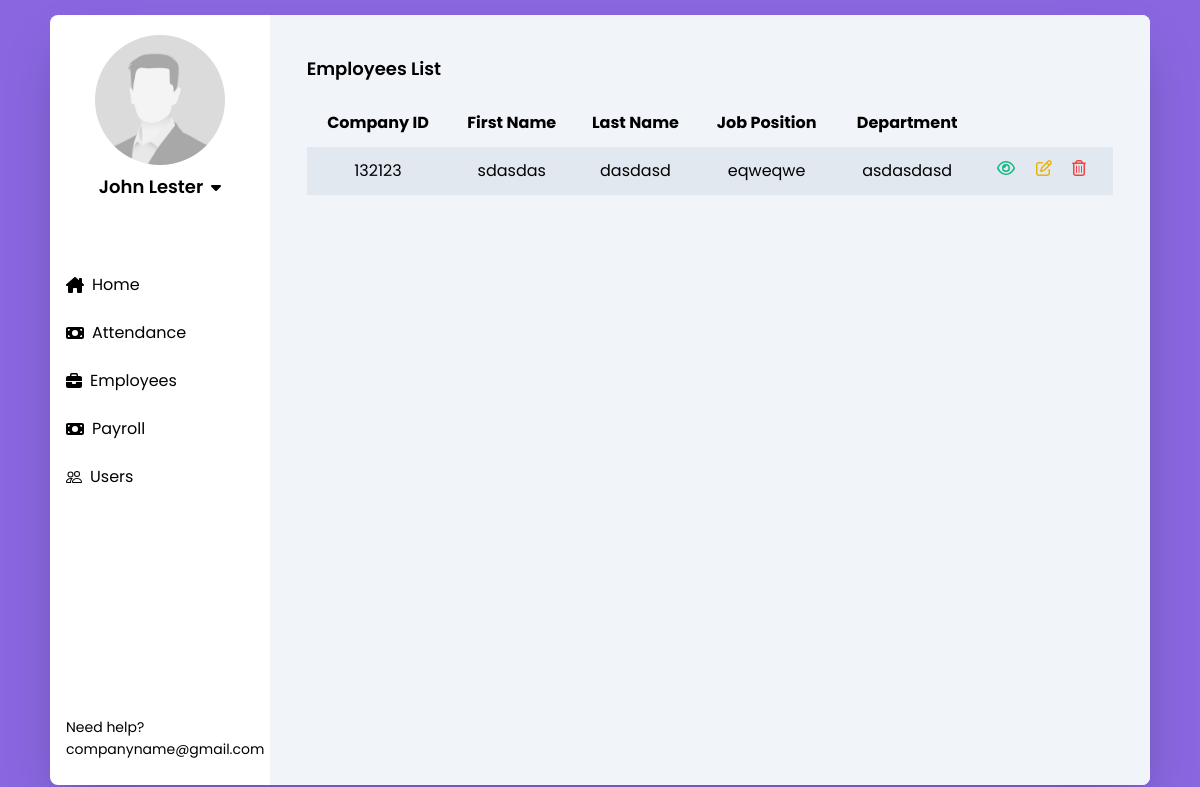
/dashboard.php (signed in), run on the app's committed database.
### tables this page shows
CREATE TABLE `employees` (
  `company_id` varchar(100) NOT NULL,
  `id` int(255) NOT NULL,
  `first_name` varchar(255) NOT NULL,
  `last_name` varchar(255) NOT NULL,
  `email` varchar(255) NOT NULL,
  `position` varchar(255) NOT NULL,
  `number` varchar(255) NOT NULL,
  `department` varchar(255) NOT NULL,
  `sss` varchar(100) NOT NULL,
  `pagibig` varchar(100) NOT NULL,
  `philhealth` varchar(100) NOT NULL,
  `age` varchar(20) NOT NULL,
  `sex` varchar(10) NOT NULL,
  `address` varchar(255) NOT NULL,
  `rate_hour` int(11) DEFAULT NULL,
  `allowance` int(11) NOT NULL
);

### public/functions.php (called while the page is built, shortened)
<?php
function isUserAdmin($con, $email){
    $lookUp = "SELECT * FROM users WHERE email = ?";
    $stmt = mysqli_prepare($con, $lookUp);
    mysqli_stmt_bind_param($stmt, "s", $email);
    mysqli_stmt_execute($stmt);
    $result = mysqli_stmt_get_result($stmt);
    $row = mysqli_fetch_assoc($result);
    if ($row['type']==1){
        return true;
    }
    return false;
}
?>

### public/dashboard.php (the view, shortened to what this page needs)
<?php
    include 'database/db.php';
    include 'functions.php';
    if (isset($_SESSION["user_email"])) {
        $user_email = $_SESSION["user_email"];
        $user_name = $_SESSION["user_name"];
    } else {
        header("location: index.php");
    }
    $sql = "SELECT * FROM employees";
    $query = mysqli_query($con, $sql);
?>
<!DOCTYPE html>
<html lang="en">
<head>
    <link rel="stylesheet" href="style.css">
    <link rel="stylesheet" href="style.css">
</head>
<body class="grid place-items-center min-h-screen bg-main-2">
    <div class="w-11/12 flex bg-white shadow-2xl rounded-lg">
        <div class="w-[20%]">
            <div class="flex flex-col items-center py-5 mb-10">
                <img src="../src/img/dp.jpg" alt="" width="130" height="130" class="rounded-[50%] mb-2 bg-main">
                <div class="flex items-center gap-2">
                    <p class="text-lg font-semibold"><?php echo $user_name ?></p>
                    <button id="toggle" onclick="toggleLogout()">
                    </button>
                </div>
            </div>
            <div class="flex flex-col mb-48">
                <button class="w-full text-left flex items-center gap-2 hover:bg-main-2 hover:text-white px-4 py-3 transition-all"><p>Home</p></button>
                <button onclick="window.location.href='attendance.php'" class="w-full text-left flex items-center gap-2 hover:bg-main-2 hover:text-white px-4 py-3 transition-all"><p>Attendance</p></button>
                <button onclick="window.location.href='add_employee.php'" class="w-full text-left flex items-center gap-2 hover:bg-main-2 hover:text-white px-4 py-3 transition-all"><p>Employees</p></button>
                <button onclick="window.location.href='payroll.php'" class="w-full text-left flex items-center gap-2 hover:bg-main-2 hover:text-white px-4 py-3 transition-all"><p>Payroll</p></button>
                <?php if (isUserAdmin($con, $user_email)==1) { ?>
                <button onclick="window.location.href='users.php'" class="w-full text-left flex items-center gap-2 hover:bg-main-2 hover:text-white px-4 py-3 transition-all"><p>Users</p></button>
                <?php } ?>
            </div>
            <div class="px-4 py-6">
                <p class=" text-sm">Need help?</p>
                <a href="#" class="text-sm">companyname@gmail.com</a>
            </div>
        </div>
        <div class="bg-slate-100 rounded-tr-lg rounded-br-lg w-[80%]">
            <div class="w-11/12 mx-auto mt-10">
                <h1 class="mb-4 text-lg font-semibold">Employees List</h1>
                <div>
                    <table class="w-full text-center">
                        <tr>
                            <th class="py-3">Company ID</th>
                            <th>First Name</th>
                            <th>Last Name</th>
                            <th>Job Position</th>
                            <th>Department</th>
                        </tr>
                        <?php
                            while($row = mysqli_fetch_assoc($query)){
                        ?>
                        <tr class="bg-slate-200">
                            <form action="" method="GET">
                                <td class="py-3"><?php echo $row['company_id'] ?></td>
                                <td><?php echo $row['first_name'] ?></td>
                                <td><?php echo $row['last_name'] ?></td>
                                <td><?php echo $row['position'] ?></td>
                                <td><?php echo $row['department'] ?></td>
                                <td>
                                    <button name="action" value="view">
                                    </button>
                                    <?php if (isUserAdmin($con, $user_email)==1) { ?>
                                        <button name="action" value="edit">
                                        </button>
                                        <button name="action" value="delete">
                                        </button>
                                    <?php } ?>
                                <?php } ?>
                                </td>
                            </form>
                    </table>
                </div>
            </div>
        </div>
    </div>
</body>
</html>

### public/style.css (style rules this page uses)
html { line-height: 1.5; -webkit-text-size-adjust: 100%; -moz-tab-size: 4; -o-tab-size: 4; tab-size: 4; font-family: ui-sans-serif, system-ui, -apple-system, BlinkMacSystemFont, "Segoe UI", Roboto, "Helvetica Neue", Arial, "Noto Sans", sans-serif, "Apple Color Emoji", "Segoe UI Emoji", "Segoe UI Symbol", "Noto Color Emoji"; font-feature-settings: normal; font-variation-settings: normal; }
body { margin: 0; line-height: inherit; }
h1, h2, h3, h4, h5, h6 { font-size: inherit; font-weight: inherit; }
a { color: inherit; text-decoration: inherit; }
table { text-indent: 0; border-color: inherit; border-collapse: collapse; }
button, input, optgroup, select, textarea { font-family: inherit; font-feature-settings: inherit; font-variation-settings: inherit; font-size: 100%; font-weight: inherit; line-height: inherit; color: inherit; margin: 0; padding: 0; }
button, select { text-transform: none; }
button, [type='button'], [type='reset'], [type='submit'] { -webkit-appearance: button; background-color: transparent; background-image: none; }
blockquote, dl, dd, h1, h2, h3, h4, h5, h6, hr, figure, p, pre { margin: 0; }
button, [role="button"] { cursor: pointer; }
img, svg, video, canvas, audio, iframe, embed, object { display: block; vertical-align: middle; }
img, video { max-width: 100%; height: auto; }
html { font-family: 'Poppins', sans-serif; }
.mx-auto { margin-left: auto; margin-right: auto; }
.mb-10 { margin-bottom: 2.5rem; }
.mb-2 { margin-bottom: 0.5rem; }
.mb-4 { margin-bottom: 1rem; }
.mb-48 { margin-bottom: 12rem; }
.mt-10 { margin-top: 2.5rem; }
.flex { display: flex; }
.grid { display: grid; }
.min-h-screen { min-height: 100vh; }
.w-11\/12 { width: 91.666667%; }
.w-\[20\%\] { width: 20%; }
.w-\[80\%\] { width: 80%; }
.w-full { width: 100%; }
.flex-col { flex-direction: column; }
.place-items-center { place-items: center; }
.items-center { align-items: center; }
.gap-2 { gap: 0.5rem; }
.rounded-\[50\%\] { border-radius: 50%; }
.rounded-lg { border-radius: 0.5rem; }
.rounded-br-lg { border-bottom-right-radius: 0.5rem; }
.rounded-tr-lg { border-top-right-radius: 0.5rem; }
.bg-main { --tw-bg-opacity: 1; background-color: rgb(99 52 215 / var(--tw-bg-opacity)); }
.bg-main-2 { --tw-bg-opacity: 1; background-color: rgb(138 103 225 / var(--tw-bg-opacity)); }
.bg-slate-100 { --tw-bg-opacity: 1; background-color: rgb(241 245 249 / var(--tw-bg-opacity)); }
.bg-slate-200 { --tw-bg-opacity: 1; background-color: rgb(226 232 240 / var(--tw-bg-opacity)); }
.bg-white { --tw-bg-opacity: 1; background-color: rgb(255 255 255 / var(--tw-bg-opacity)); }
.fill-emerald-500 { fill: #10b981; }
.fill-red-500 { fill: #ef4444; }
.fill-yellow-500 { fill: #eab308; }
.px-2 { padding-left: 0.5rem; padding-right: 0.5rem; }
.px-4 { padding-left: 1rem; padding-right: 1rem; }
.py-3 { padding-top: 0.75rem; padding-bottom: 0.75rem; }
.py-5 { padding-top: 1.25rem; padding-bottom: 1.25rem; }
.py-6 { padding-top: 1.5rem; padding-bottom: 1.5rem; }
.pr-2 { padding-right: 0.5rem; }
.text-left { text-align: left; }
.text-center { text-align: center; }
.text-lg { font-size: 1.125rem; line-height: 1.75rem; }
.text-sm { font-size: 0.875rem; line-height: 1.25rem; }
.font-semibold { font-weight: 600; }
.shadow-2xl { --tw-shadow: 0 25px 50px -12px rgb(0 0 0 / 0.25); --tw-shadow-colored: 0 25px 50px -12px var(--tw-shadow-color); box-shadow: var(--tw-ring-offset-shadow, 0 0 #0000), var(--tw-ring-shadow, 0 0 #0000), var(--tw-shadow); }
.transition-all { transition-property: all; transition-timing-function: cubic-bezier(0.4, 0, 0.2, 1); transition-duration: 150ms; }

### data on the page
employees: company "132123", first_name "sdasdas", last_name "dasdasd", position "eqweqwe", department "asdasdasd"

### other printed values
$user_name "John Lester"
